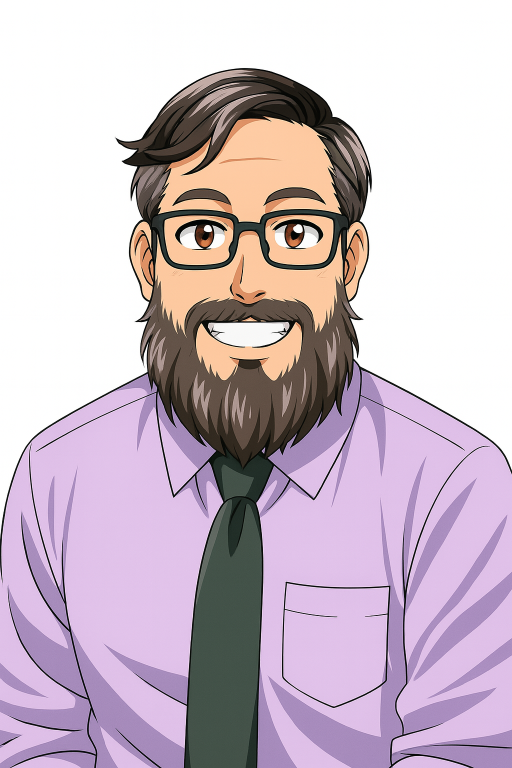
#> input picture tools/david_character.png, 1024 x 1536 px (shown at 1/2 size)
$ python -i fix_card.py   (imports and definitions only)
#> lines starting #> are read from the running program, lines starting #| are printed output that depends on the picture; after the words box and inside, x2 and y2 are one past the last pixel; in counts of white or black regions, pixels touching at a corner belong together
"""
Ticket Closed: Fix of the Day - card builder (Pillow only).
Needs in the same folder: david_character.png (full-size original, white background).
Output is 1080x1350 (4:5) for Facebook and Instagram, same banner/colors as the Daily News cards.
"""
import re
from PIL import Image, ImageDraw, ImageFont, ImageChops, ImageFilter

W, H = 1080, 1350
NAVY, GREEN, BLUE, RED = (0, 25, 74), (3, 194, 82), (0, 94, 255), (214, 32, 39)
MUTED, OL = (179, 189, 208), (30, 30, 30)
# VS Code Dark+ (Chat theme code view)
C_BG, C_TXT = (30, 30, 30), (212, 212, 212)
C_COMMENT, C_STR, C_KEY, C_FUNC, C_VAR = (106, 153, 85), (206, 145, 120), (86, 156, 214), (220, 220, 170), (156, 220, 254)
_FD = "/usr/share/fonts/truetype/liberation/"
_MONO = "/usr/share/fonts/truetype/dejavu/DejaVuSansMono.ttf"


def F(sz, bold=True):
    return ImageFont.truetype(_FD + ("LiberationSans-Bold.ttf" if bold else "LiberationSans-Regular.ttf"), sz)


def cut_white_bg(im, tol=14):
    """Near-white studio background -> transparent (flood fill from top/upper sides so white clothing is kept)."""
#> called with tol = 14
    im = im.convert("RGB")
#> im is the input picture: PIL image 1024x1536 RGB; mean R, G, B 203, 187.2, 199.3
    w, h = im.size
#> w = 1024; h = 1536
    mark = (255, 0, 255)
    seeds = [(x, 2) for x in range(2, w - 2, 48)]
    for y in range(2, int(h * 0.45), 48):
        seeds += [(2, y), (w - 3, y)]
    for sd in seeds:
        px = im.getpixel(sd)
        if min(px) >= 236 and px != mark:
            ImageDraw.floodfill(im, sd, mark, thresh=tol)
#> this loop made 52 passes
#> px on passes 1 to 12: (255, 255, 255), (255, 0, 255), (255, 0, 255), (255, 0, 255), (255, 0, 255), (255, 0, 255), (255, 0, 255), (255, 0, 255), (255, 0, 255), (255, 0, 255), (255, 0, 255), (255, 0, 255)
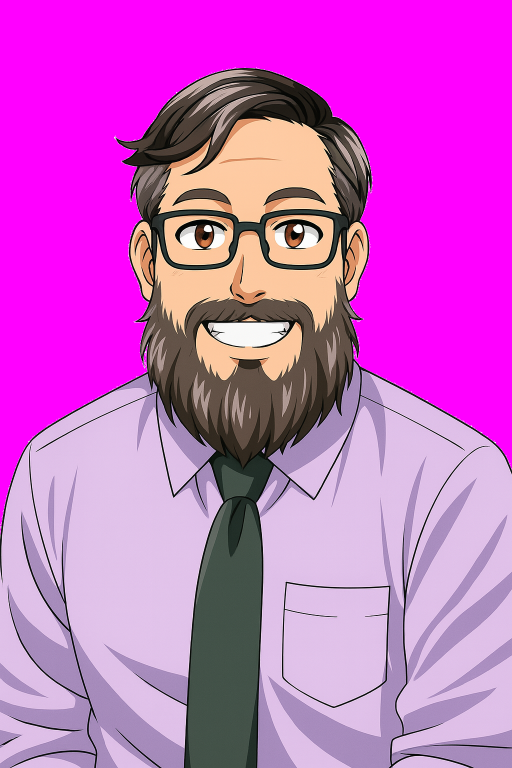
#> im: PIL image 1024x1536 RGB (shown at 1/2 size); mean R, G, B 203.2, 97.1, 199.4
    r, g, b = im.split()
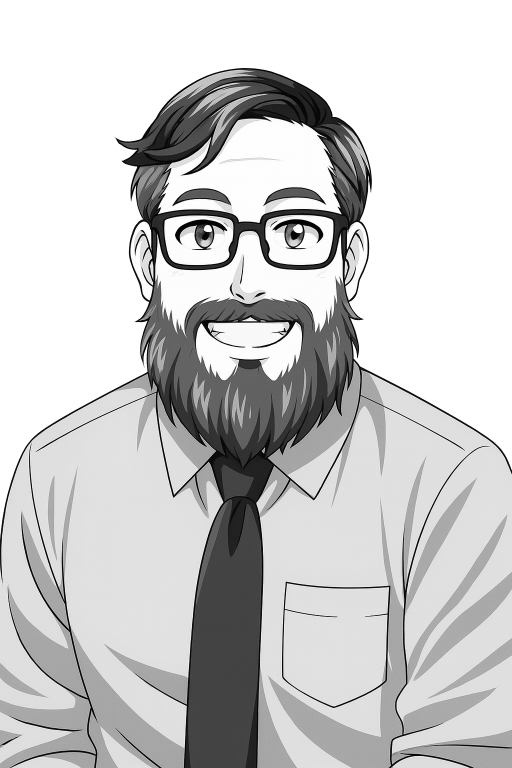
#> r: PIL image 1024x1536 L (shown at 1/2 size); min 0, max 255, mean 203.2
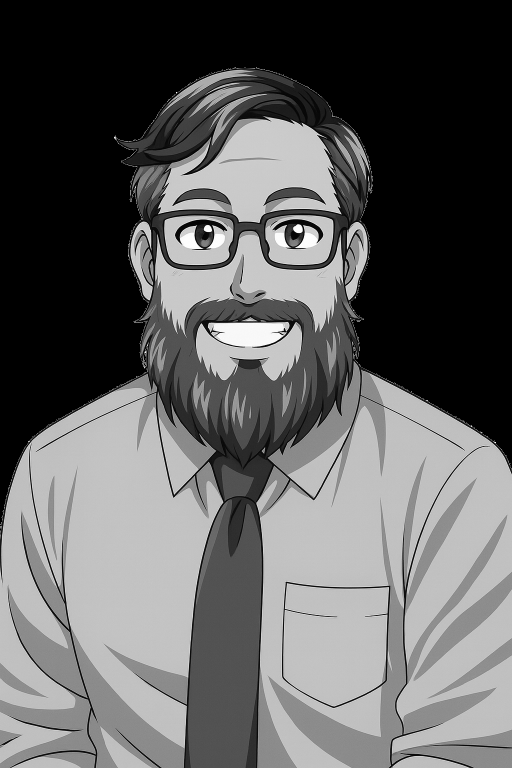
#> g: PIL image 1024x1536 L (shown at 1/2 size); min 0, max 255, mean 97.1
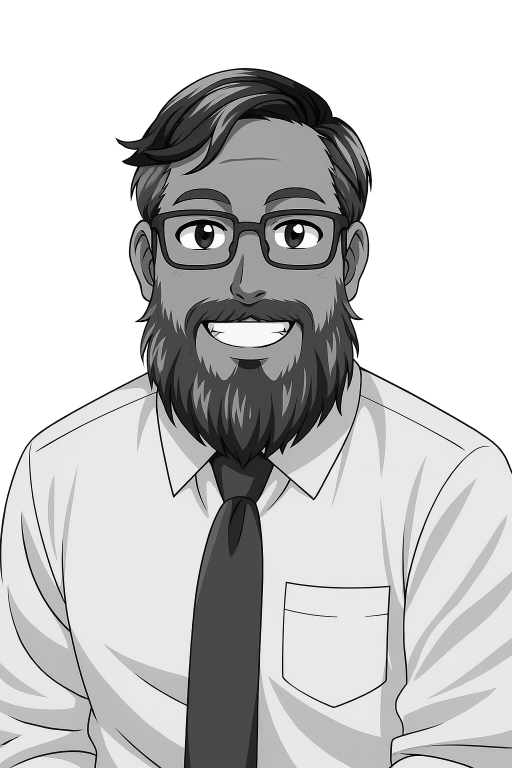
#> b: PIL image 1024x1536 L (shown at 1/2 size); min 0, max 255, mean 199.4
    m = ImageChops.darker(ImageChops.darker(r.point(lambda v: 255 if v == 255 else 0),
                                            g.point(lambda v: 255 if v == 0 else 0)),
                          b.point(lambda v: 255 if v == 255 else 0))
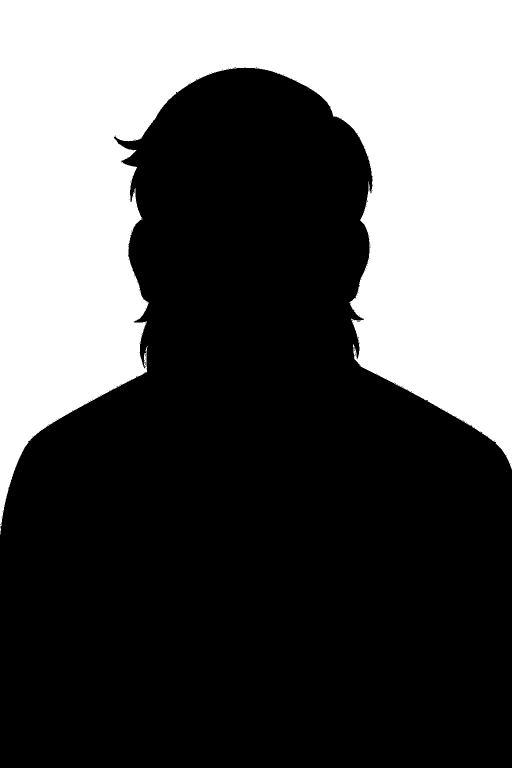
#> m: PIL image 1024x1536 L (shown at 1/2 size); 35.4% white; 1 white region, box (x1, y1, x2, y2) and area: (0, 0, 1024, 1069) 556374
    alpha = ImageChops.invert(m).filter(ImageFilter.MinFilter(3)).filter(ImageFilter.GaussianBlur(1.0))
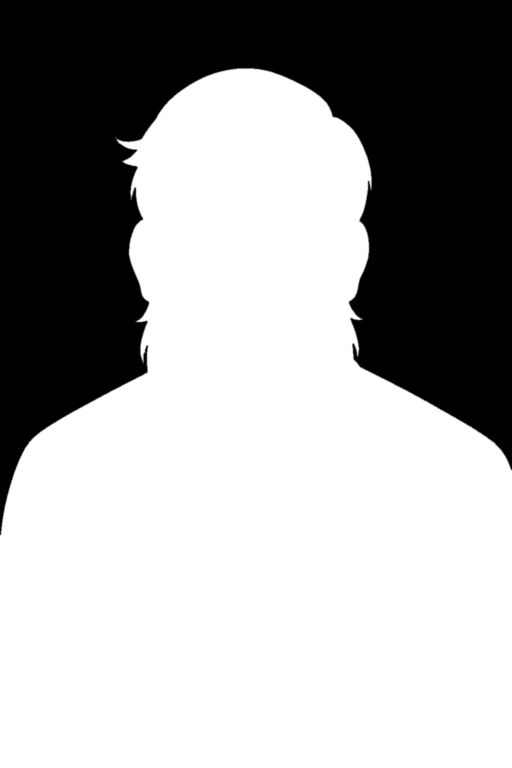
#> alpha: PIL image 1024x1536 L (shown at 1/2 size); min 0, max 255, mean 164.2
    out = im.convert("RGBA")
    out.putalpha(alpha)
    return out


_PORTRAIT = {}


def prep_portrait(path):
    if path not in _PORTRAIT:
        cut = cut_white_bg(Image.open(path).convert("RGB"))
        _PORTRAIT[path] = cut.crop((0, 0, cut.width, int(cut.height * 0.76)))
    return _PORTRAIT[path]
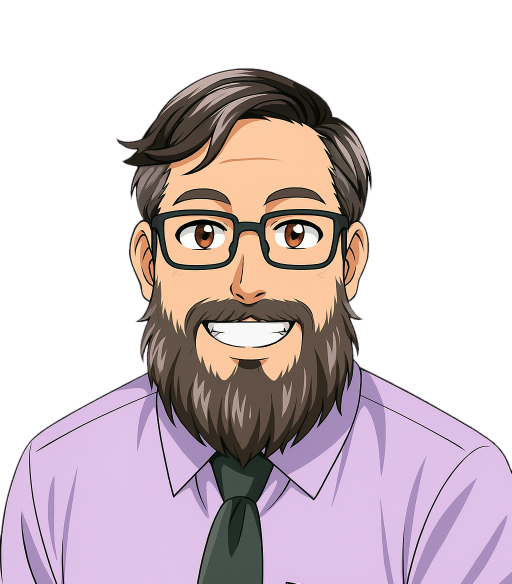
#> returned value: PIL image 1024x1167 RGBA (shown at 1/2 size); mean R, G, B, A 210.8, 78.4, 202.1, 135.4; transparent parts drawn white


# [148 lines left out: functions tokenize, build_fix_card, not called in this run]

>>> result = prep_portrait('david_character.png')
